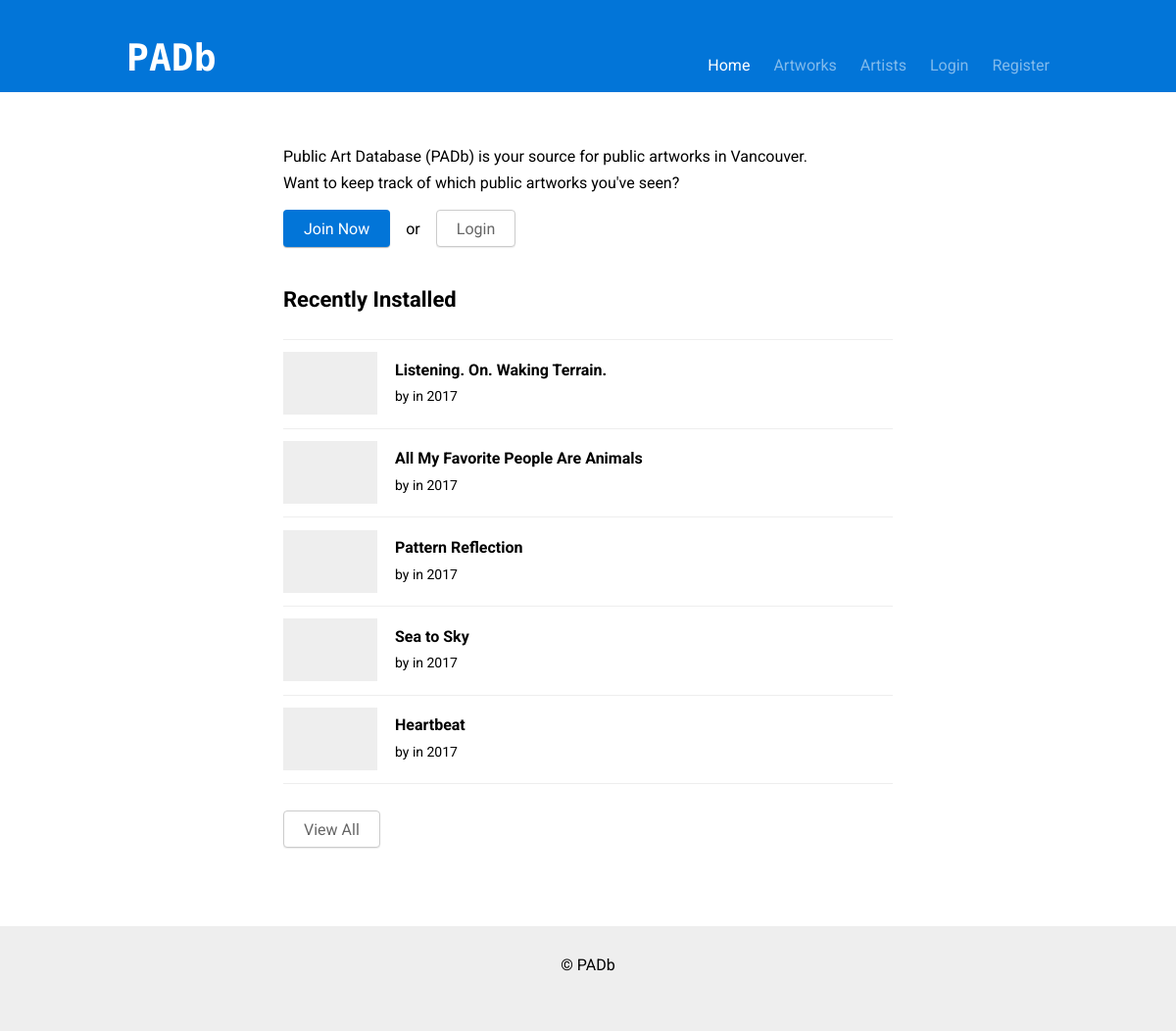
The page / on the database its author committed.
### tables this page shows
CREATE TABLE `artworks` (
  `artworkID` int(11) NOT NULL,
  `title` text NOT NULL,
  `status` enum('In Place','Removed','','') NOT NULL,
  `yearInstalled` date NOT NULL,
  `siteName` text,
  `siteAddress` text,
  `description` text,
  `statement` text,
  `latitude` decimal(9,6) DEFAULT NULL,
  `longitude` decimal(9,6) DEFAULT NULL,
  `material` text,
  `photoURL` text,
  `websiteURL` text,
  `neighborhoodID` int(11) NOT NULL,
  `ownerID` int(11) NOT NULL,
  `typeID` int(11) NOT NULL
);

### private/functions.php (called while the page is built, shortened)
<?php
function get_sanitized_text($text) {
  return htmlspecialchars(utf8_encode($text));
}
function is_url_external($url) {
  $components = parse_url($url);
  return !empty($components['host']) && strcasecmp($components['host'], 'example.com');
}
function get_image_cache($url) {
  $local = 'images/cache/' . md5($url);
  if (copy($url, $local)) return $local;
  return NULL;
}
function get_artwork_photo($url) {
  return get_sanitized_text(get_image_cache($url) ?? 'images/artwork.png');
}
require_once('functions.recent-artworks.php');
?>

### private/functions.recent-artworks.php (the view, shortened to what this page needs)
<?php
function show_recent_artworks() {
  $db = db_connect();
  $res1 = $db->query("SELECT artworkID, title, yearInstalled, photoURL
    FROM artworks
    WHERE status = 'In Place'
    ORDER BY yearInstalled DESC
    LIMIT 5");
?>
<ul class="list">
  <?php
    while ($artwork = $res1->fetch_assoc()):
      $url = 'artwork.php?id=' . $artwork['artworkID'];
      $title = get_sanitized_text($artwork['title']);
      $year_installed = date('Y', strtotime($artwork['yearInstalled']));
      $photo_url = get_artwork_photo($artwork['photoURL']);
  ?>
  <li class="list__item">
    <div class="list__content">
      <a href="<?php echo $url; ?>" class="list__thumbnail" style="background-image:url('<?php echo $photo_url; ?>')"></a>
      <div class="list__text">
        <a href="<?php echo $url; ?>" class="a-inherit">
          <strong><?php echo $title; ?></strong>
        </a><br>
        <small>
          by
          in <?php echo $year_installed; ?>
        </small>
      </div>
    </div>
  </li>
  <?php endwhile; ?>
</ul>
<p>
  <a href="artworks.php?sort=year&sort_order=desc" class="btn">View All</a>
</p>
<?php
  }
?>

### public_html/css/styles.css (style rules this page uses)
html { line-height:1.15;-webkit-text-size-adjust:100% }
body { margin:0 }
a { background-color:transparent }
b,strong { font-weight:bolder }
small { font-size:80% }
.a-inherit { color:inherit }
*,*::before,*::after { box-sizing:border-box }
html { height:100%;font-size:100% }
body { margin:0;background-color:#fff;height:100%;overflow-x:hidden;text-rendering:optimizeLegibility;line-height:1;color:#000;font-family:"Roboto",Arial,sans-serif;font-size:1rem;-webkit-tap-highlight-color:transparent }
p,h1,h2,h3,blockquote,ul,ol { margin-top:0;margin-bottom:1.6666rem;line-height:1.6666;font-size:1rem }
small { font-size:.875rem }
strong { font-weight:bold }
a { text-decoration:none;color:#0275d8 }
.btn { display:inline-block;position:relative;border:1px solid #ccc;border-radius:.25rem;box-shadow:0 1px 1px rgba(0,0,0,0.08);background-color:#fff;cursor:pointer;padding:.6875rem 1.25rem .5625rem;line-height:1;color:#666;font-size:1rem;-webkit-appearance:none }
.list { padding-left:0;list-style:none }
.list__item { display:flex;flex-direction:column;border-bottom:1px solid #eee;padding:.7708rem 0 .8333rem }
.list__item:first-of-type { border-top:1px solid #eee }
@media only screen and (min-width: 31em) { .list__item { flex-direction:row } }
.list__content { display:flex;width:100% }
.list__thumbnail { align-self:start;margin-right:1.125rem;background-color:#eee;background-repeat:no-repeat;background-size:cover;width:100%;max-width:4rem }
.list__thumbnail::after { display:block;padding-top:100%;content:'' }
@media only screen and (min-width: 31em) { .list__thumbnail { align-self:inherit;max-width:6rem } }
@media only screen and (min-width: 31em) { .list__thumbnail::after { padding-top:66.6666% } }
.list__text { align-self:center;width:100% }

### rows shown on the page
artworks: title "Listening. On. Waking Terrain.", yearInstalled "2017"
artworks: title "All My Favorite People Are Animals", yearInstalled "2017"
artworks: title "Pattern Reflection", yearInstalled "2017"
artworks: title "Sea to Sky", yearInstalled "2017"
artworks: title "Heartbeat", yearInstalled "2017"
